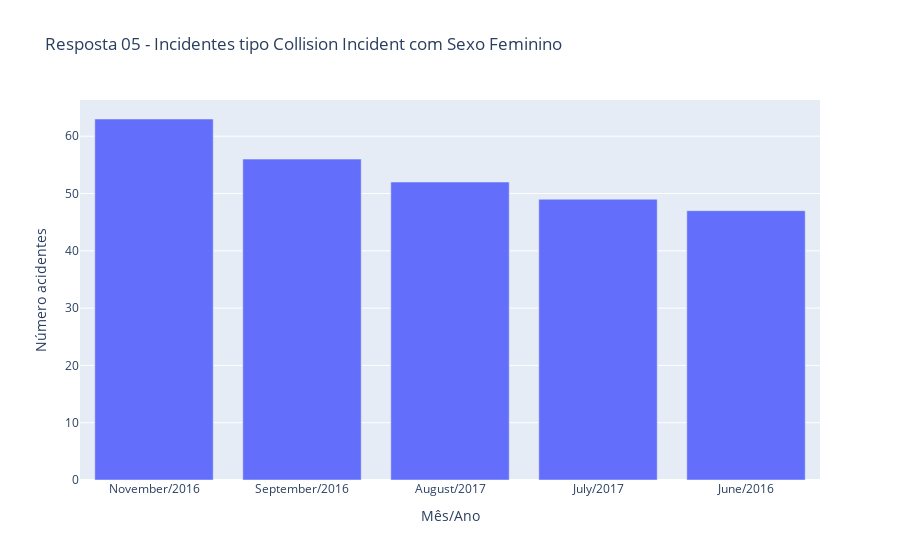

Source (notebook cell):
### Code cell
# Cria a figura
fig = go.Figure(go.Bar(x = perg5['Mes_Ano'], y = perg5['Qtde'],))

# Configura o layout
fig.update_layout(title_text = 'Resposta 05 - Incidentes tipo Collision Incident com Sexo Feminino ',
                  xaxis_title = "Mês/Ano",
                  yaxis_title = "Número acidentes")

# Mostra o gráfico
fig.show()

### Figure 1 — Plotly figure (JSON) as saved in the notebook; plotly's stock layout.template omitted (floating-point values rounded to 4 significant figures)
{"data": [{"type": "bar", "x": ["November/2016", "September/2016", "August/2017", "July/2017", "June/2016"], "y": [63, 56, 52, 49, 47]}], "layout": {"title": {"text": "Resposta 05 - Incidentes tipo Collision Incident com Sexo Feminino "}, "xaxis": {"title": {"text": "Mês/Ano"}}, "yaxis": {"title": {"text": "Número acidentes"}}}}
